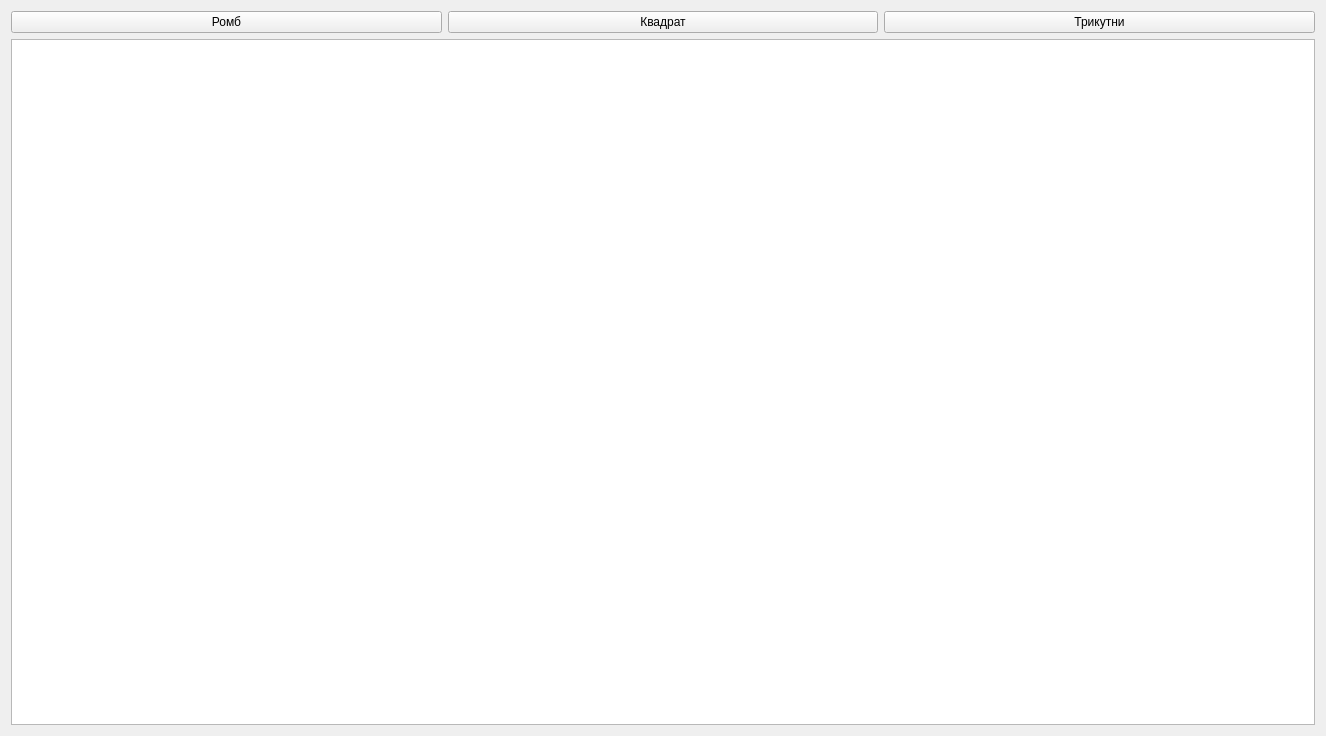
<?xml version="1.0" encoding="UTF-8"?>
<ui version="4.0">
 <class>MainWindow</class>
 <widget class="QMainWindow" name="MainWindow">
  <property name="geometry">
   <rect>
    <x>0</x>
    <y>0</y>
    <width>1326</width>
    <height>736</height>
   </rect>
  </property>
  <property name="windowTitle">
   <string>MainWindow</string>
  </property>
  <widget class="QWidget" name="centralWidget">
   <layout class="QGridLayout" name="gridLayout">
    <item row="1" column="0">
     <widget class="QGraphicsView" name="graphicsView"/>
    </item>
    <item row="0" column="0">
     <layout class="QHBoxLayout" name="buttonsLayout">
      <item>
       <widget class="QPushButton" name="rombButton">
        <property name="text">
         <string>Ромб</string>
        </property>
       </widget>
      </item>
      <item>
       <widget class="QPushButton" name="squareButton">
        <property name="text">
         <string>Квадрат</string>
        </property>
       </widget>
      </item>
      <item>
       <widget class="QPushButton" name="triangleButton">
        <property name="text">
         <string>Трикутни</string>
        </property>
       </widget>
      </item>
     </layout>
    </item>
   </layout>
  </widget>
  <widget class="QMenuBar" name="menuBar">
   <property name="geometry">
    <rect>
     <x>0</x>
     <y>0</y>
     <width>1326</width>
     <height>21</height>
    </rect>
   </property>
  </widget>
 </widget>
 <layoutdefault spacing="6" margin="11"/>
 <resources/>
 <connections/>
</ui>
